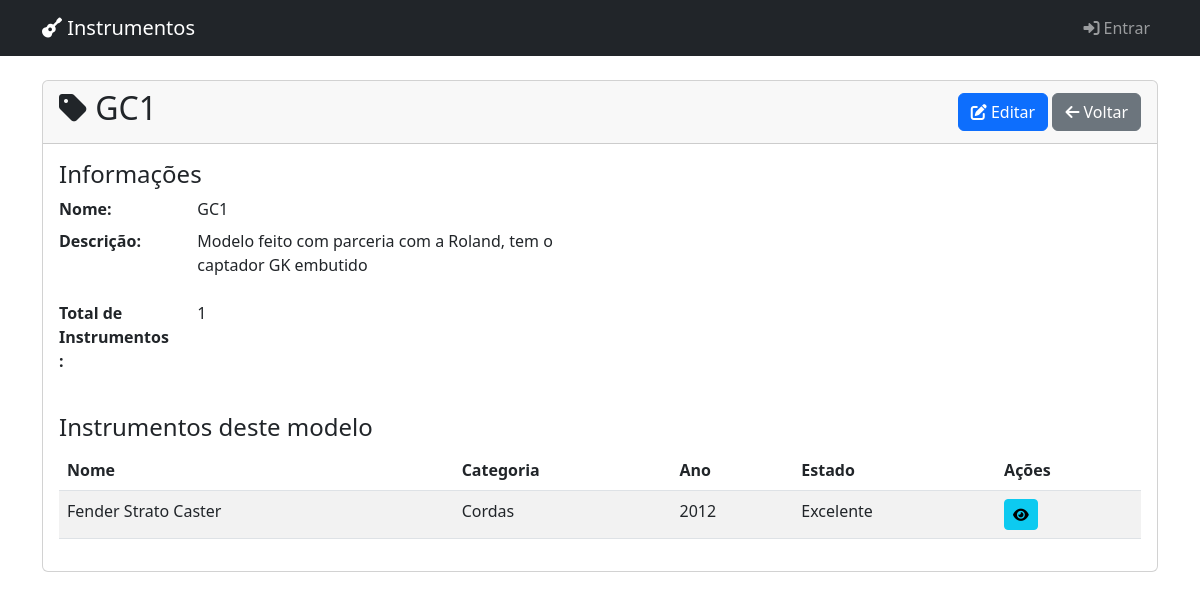
The app's page /modelos/1/ with its own data.
### instrumentos/models.py (models this page shows, shortened)
class Modelo(models.Model):
    nome = models.CharField(max_length=100)
    descricao = models.TextField(blank=True)
    class Meta:
        verbose_name = 'Modelo'
        verbose_name_plural = 'Modelos'

class Instrumento(models.Model):
    nome = models.CharField(max_length=200)
    categoria = models.ForeignKey(Categoria, on_delete=models.CASCADE)
    marca = models.ForeignKey(Marca, on_delete=models.CASCADE)
    modelo = models.ForeignKey(Modelo, on_delete=models.CASCADE)
    ano_fabricacao = models.IntegerField()
    valor_aquisicao = models.DecimalField(max_digits=10, decimal_places=2)
    valor_mercado = models.DecimalField(max_digits=10, decimal_places=2)
    numero_serie = models.CharField(max_length=100, blank=True)
    caracteristicas = models.TextField()
    data_aquisicao = models.DateField()
    estado_conservacao = models.CharField(
        max_length=20,
        choices=[
            ('novo', 'Novo'),
            ('excelente', 'Excelente'),
            ('bom', 'Bom'),
            ('regular', 'Regular'),
            ('ruim', 'Ruim')
        ]
    )
    class Meta:
        verbose_name = 'Instrumento'
        verbose_name_plural = 'Instrumentos'

class Categoria(models.Model):
    nome = models.CharField(max_length=100)
    descricao = models.TextField(blank=True)
    def __str__(self):
        return self.nome
    class Meta:
        verbose_name = 'Categoria'
        verbose_name_plural = 'Categorias'

### instrumentos/views.py (the view)
# urls.py: path('modelos/<int:pk>/', views.detalhe_modelo, name='detalhe_modelo'),
def detalhe_modelo(request, pk):
    modelo = get_object_or_404(Modelo, pk=pk)
    instrumentos = modelo.instrumento_set.all()
    return render(request, 'instrumentos/modelos/detalhe.html', {
        'modelo': modelo,
        'instrumentos': instrumentos
    })

### instrumentos/templates/instrumentos/modelos/detalhe.html
{% extends 'base.html' %}
{% block content %}
<div class="card">
    <div class="card-header d-flex justify-content-between align-items-center">
        <h2>
            <i class="fas fa-tag"></i> {{ modelo.nome }}
        </h2>
        <div>
            <a href="{% url 'editar_modelo' pk=modelo.pk %}" class="btn btn-primary">
                <i class="fas fa-edit"></i> Editar
            </a>
            <a href="{% url 'lista_modelos' %}" class="btn btn-secondary">
                <i class="fas fa-arrow-left"></i> Voltar
            </a>
        </div>
    </div>
    <div class="card-body">
        <div class="row">
            <div class="col-md-6">
                <h4>Informações</h4>
                <dl class="row">
                    <dt class="col-sm-3">Nome:</dt>
                    <dd class="col-sm-9">{{ modelo.nome }}</dd>
                    <dt class="col-sm-3">Descrição:</dt>
                    <dd class="col-sm-9">{{ modelo.descricao|default:"Não informada"|linebreaks }}</dd>
                    <dt class="col-sm-3">Total de Instrumentos:</dt>
                    <dd class="col-sm-9">{{ modelo.instrumento_set.count }}</dd>
                </dl>
            </div>
        </div>
        {% if instrumentos %}
        <div class="mt-4">
            <h4>Instrumentos deste modelo</h4>
            <div class="table-responsive">
                <table class="table table-striped table-hover">
                    <thead>
                        <tr>
                            <th>Nome</th>
                            <th>Categoria</th>
                            <th>Ano</th>
                            <th>Estado</th>
                            <th>Ações</th>
                        </tr>
                    </thead>
                    <tbody>
                        {% for instrumento in instrumentos %}
                        <tr>
                            <td>{{ instrumento.nome }}</td>
                            <td>{{ instrumento.categoria }}</td>
                            <td>{{ instrumento.ano_fabricacao }}</td>
                            <td>{{ instrumento.get_estado_conservacao_display }}</td>
                            <td>
                                <a href="#" class="btn btn-sm btn-info">
                                    <i class="fas fa-eye"></i>
                                </a>
                            </td>
                        </tr>
                        {% endfor %}
                    </tbody>
                </table>
            </div>
        </div>
        {% else %}
        <div class="alert alert-info mt-4">
            <i class="fas fa-info-circle"></i> Nenhum instrumento cadastrado com este modelo.
        </div>
        {% endif %}
    </div>
</div>
{% endblock %}

### records on screen
Modelo: nome "GC1", descricao "Modelo feito com parceria com a Roland, tem o captador GK embutido", instrumento_set.count "1"
Instrumento: nome "Fender Strato Caster", categoria "Cordas", ano_fabricacao "2012", estado_conservacao "Excelente"
